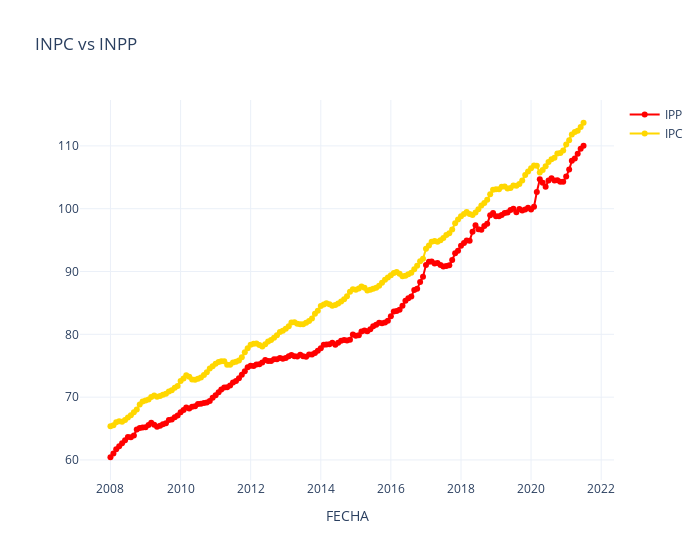

This figure's notebook cell:
### Code cell
graph_series(df, 'FECHA', ['IPP', 'IPC'], 'INPC vs INPP', colors=['red', 'gold'])

### Figure 1 — Plotly figure (JSON) as saved in the notebook; plotly's stock layout.template omitted (floating-point values rounded to 4 significant figures; data arrays with more than 128 entries replaced by an {"elided": "..."} marker saying what was removed)
{"data": [{"marker": {"color": "red"}, "mode": "markers+lines", "name": "IPP", "type": "scatter", "x": {"elided": "163 str values"}, "y": {"elided": "163 float values"}}, {"marker": {"color": "gold"}, "mode": "markers+lines", "name": "IPC", "type": "scatter", "x": {"elided": "163 str values"}, "y": {"elided": "163 float values"}}], "layout": {"title": {"text": "INPC vs INPP"}, "width": 700, "xaxis": {"title": {"text": "FECHA"}}}}
